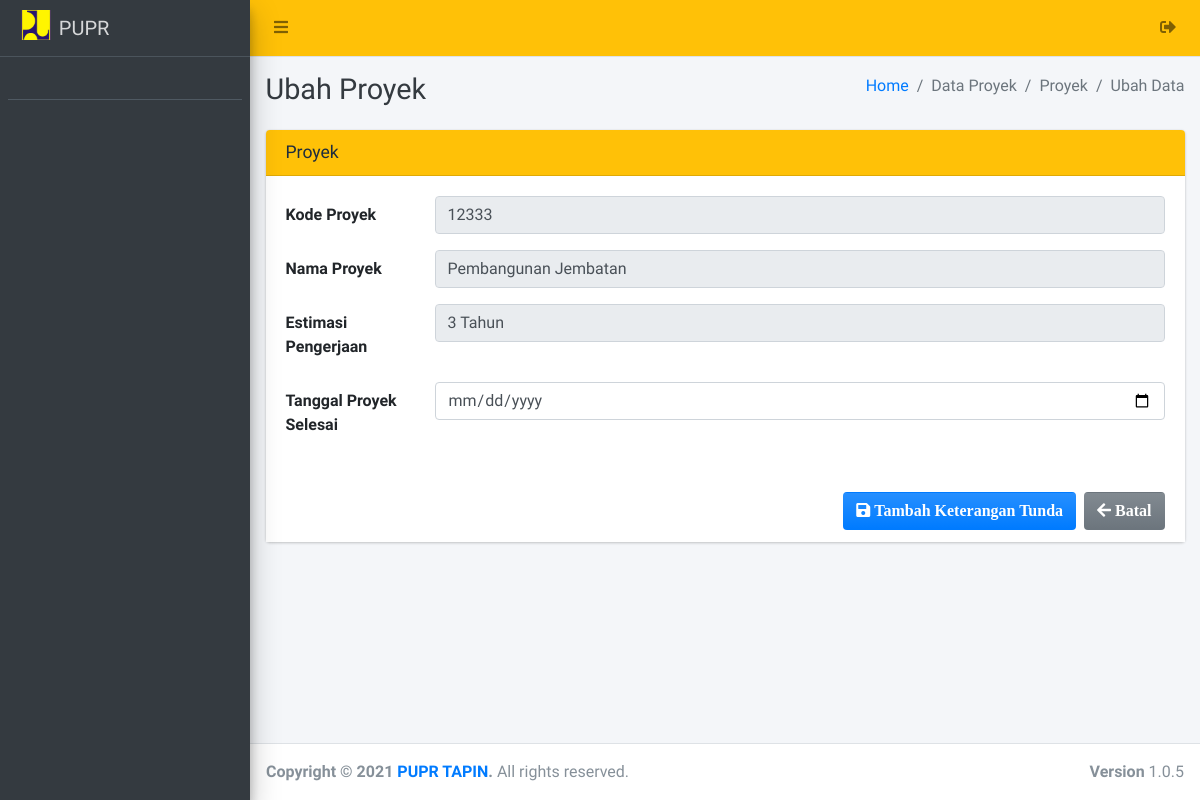
/admin/proyekselesai/edit?id=3, run on an earlier commit of the app's database.
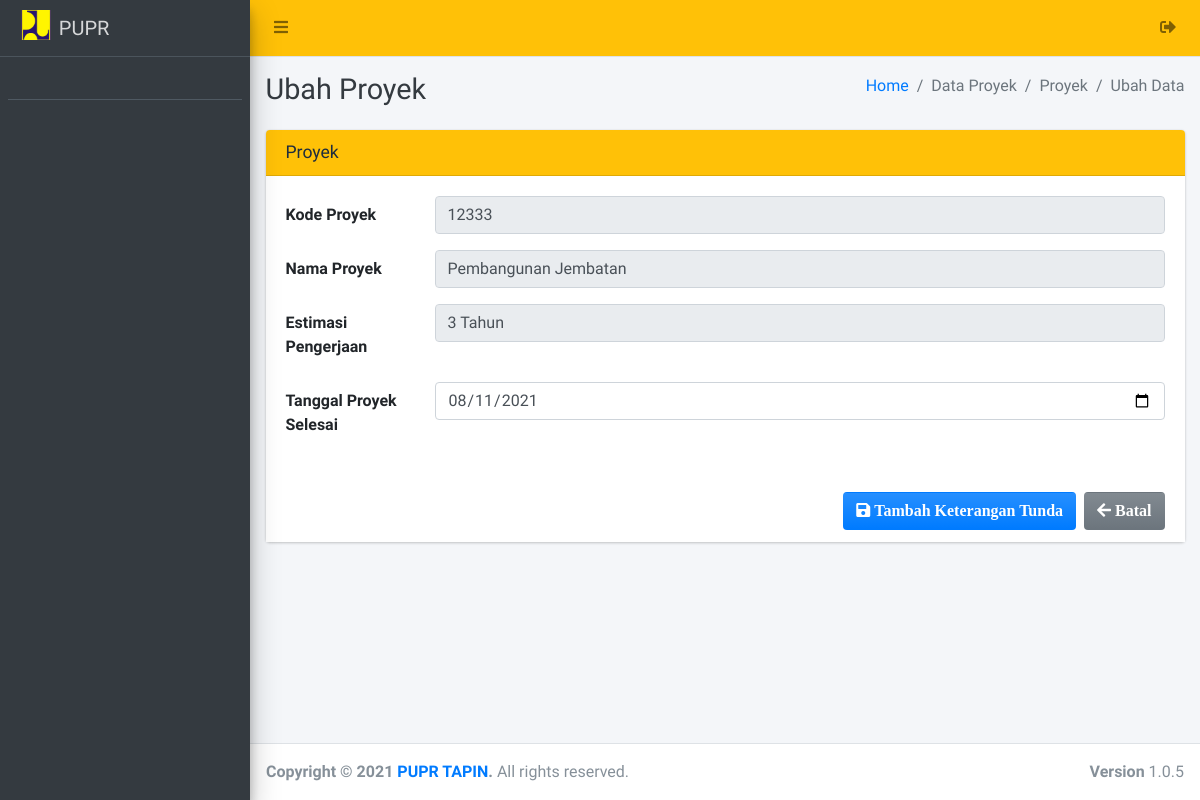
And on a later commit of the database.
### tables this page shows
CREATE TABLE `proyek` (
  `id_proyek` int(11) NOT NULL,
  `kode_proyek` varchar(77) NOT NULL,
  `nama_proyek` varchar(150) NOT NULL,
  `id_perusahaan` int(11) NOT NULL,
  `alamat_proyek` text NOT NULL,
  `estimasi` varchar(200) NOT NULL,
  `status_proyek` varchar(100) NOT NULL,
  `status_jalan` varchar(40) DEFAULT NULL,
  `ket_tunda` varchar(255) DEFAULT NULL,
  `tgl_mulai` date DEFAULT NULL,
  `tgl_selesai` date DEFAULT NULL,
  `id_am` int(11) DEFAULT NULL,
  `biaya_akhir` varchar(250) DEFAULT NULL,
  `progres` varchar(25) DEFAULT NULL,
  `tgl_progres` varchar(25) DEFAULT NULL
);

### config/config.php (called while the page is built, shortened)
<?php
	function base_url($url = null){
		$base_url = "http://localhost/proyek-pupr";
		if ($url != null) {
			return $base_url."/".$url;
		}else{
			return $base_url;
		}
	}
 ?>

### admin/proyekselesai/edit.php (the view, shortened to what this page needs)
<?php
require '../../config/config.php';
require '../../config/koneksi.php';
$id   = $_GET['id'];
$data = $koneksi->query("SELECT * FROM proyek AS p
LEFT JOIN perusahaan AS pr ON p.id_perusahaan = pr.id_perusahaan
LEFT JOIN anggaran_masuk AS a ON p.id_am = a.id_am WHERE p.id_proyek = '$id'");
$row  = $data->fetch_array();
?>
<!DOCTYPE html>
<html>
<?php
include '../../templates/head.php';
?>
<body class="hold-transition sidebar-mini layout-fixed">
    <div class="wrapper">
        <?php
        include '../../templates/navbar.php';
        ?>
        <?php
        include '../../templates/sidebar.php';
        ?>
        <div class="content-wrapper">
            <div class="content-header">
                <div class="container-fluid">
                    <div class="row mb-2">
                        <div class="col-sm-6">
                            <h1 class="m-0 text-dark">Ubah Proyek</h1>
                        </div>
                        <div class="col-sm-6">
                            <ol class="breadcrumb float-sm-right">
                                <li class="breadcrumb-item"><a href="#">Home</a></li>
                                <li class="breadcrumb-item active">Data Proyek</li>
                                <li class="breadcrumb-item active">Proyek</li>
                                <li class="breadcrumb-item active">Ubah Data</li>
                            </ol>
                        </div>
                    </div>
                </div>
            </div>
            <section class="content">
                <div class="container-fluid">
                    <form class="form-horizontal" method="POST" action="" enctype="multipart/form-data">
                        <div class="row">
                            <div class="col-md-12">
                                <div class="card card-warning">
                                    <div class="card-header">
                                        <h3 class="card-title">Proyek</h3>
                                    </div>
                                    <div class="card-body" style="background-color: white;">
                                        <div class="form-group row">
                                            <label for="kode_proyek" class="col-sm-2 col-form-label">Kode Proyek</label>
                                            <div class="col-sm-10">
                                                <input type="text" class="form-control" id="kode_proyek" value="<?= $row['kode_proyek'] ?>" readonly>
                                            </div>
                                        </div>
                                        <div class="form-group row">
                                            <label for="nama_proyek" class="col-sm-2 col-form-label">Nama Proyek</label>
                                            <div class="col-sm-10">
                                                <input type="text" class="form-control" id="nama_proyek" value="<?= $row['nama_proyek'] ?>" readonly>
                                            </div>
                                        </div>
                                        <div class="form-group row">
                                            <label for="estimasi" class="col-sm-2 col-form-label">Estimasi Pengerjaan</label>
                                            <div class="col-sm-10">
                                                <input type="text" class="form-control" id="estimasi" value="<?= $row['estimasi'] ?>" readonly>
                                            </div>
                                        </div>
                                        <div class="form-group row">
                                            <label for="up_prog" class="col-sm-2 col-form-label">Tanggal Proyek Selesai</label>
                                            <div class="col-sm-10">
                                            <input type="date" class="form-control" id="tgl_selesai" value="<?= $row['tgl_selesai'] ?>" name="tgl_selesai">
                                            </div>
                                        </div>
                                    </div>
                                    <div class="card-footer" style="background-color: white;">
                                        <a href="<?= base_url('admin/perusahaan/') ?>" class="btn bg-gradient-secondary float-right"><i class="fa fa-arrow-left"> Batal</i></a>
                                        <button type="submit" name="submit" class="btn bg-gradient-primary float-right mr-2"><i class="fa fa-save"> Tambah Keterangan Tunda</i></button>
                                    </div>
                                </div>
                            </div>
                        </div>
                    </form>
                </div>
            </section>
        </div>
        <?php include_once "../../templates/footer.php"; ?>
    </div>
</body>
</html>

What changed in the data, as far as the page shows it:
changed proyek "Pembangunan Jembatan": tgl_selesai (not shown) → "08/11/2021"
